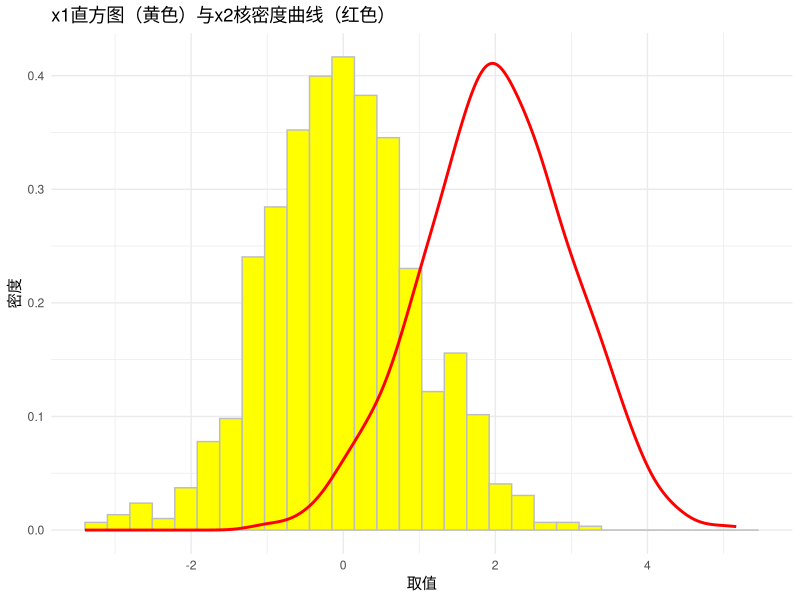

The R source for this figure:
######### 牛刀小试：将两个数据源绘制在同一个坐标系中 ############
# 任务：生成两列随机数 x1 和 x2，样本量均为1000。
# x1 服从均值为0、标准差为1的正态分布；
# x2 服从均值为2、标准差为1的正态分布。
# 用 ggplot2 绘制：
#   - x1 的直方图（频率分布）
#   - x2 的核密度曲线
# 要求：它们绘制在同一个坐标系中，便于比较。

# 加载绘图包
library(ggplot2)

# 保持随机结果可重复
set.seed(1234)

# 生成两列随机数
x1 <- rnorm(1000, 0, 1)  # 标准正态分布
x2 <- rnorm(1000, 2, 1)  # 均值为2的正态分布

# 使用 ggplot2 作图
# 注意：这里不直接指定 data，而是在每个 geom 图层里单独传递数据
ggplot() +
  # 绘制 x1 的直方图，转换为密度形式（y=..density..）
  geom_histogram(aes(x = x1, y = ..density..),
                 bins = 30,               # 分箱数
                 color = "grey",          # 边框颜色
                 fill = "yellow") +       # 填充颜色
  # 绘制 x2 的核密度曲线
  geom_line(aes(x = x2),
            stat = "density",             # 使用密度估计
            color = "red",                # 曲线颜色
            size = 1) +                   # 线条粗细
  # 添加标题和坐标轴说明
  labs(title = "x1直方图（黄色）与x2核密度曲线（红色）",
       x = "取值",
       y = "密度") +
  theme_minimal()  # 使用简洁主题